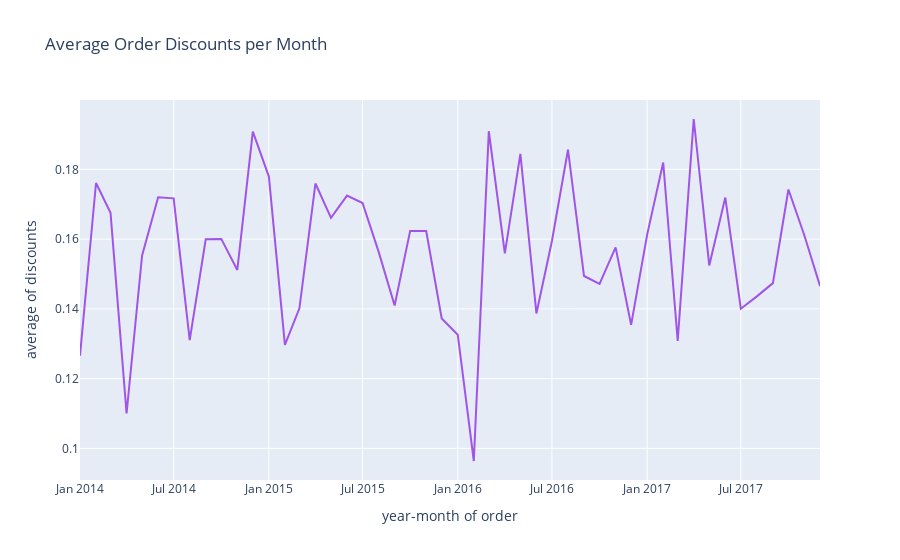

Write notebook code for a chart like this one.
### Code cell
magf.average_discounts_monthly_graph(df_grouped[['year-month of order', 'Discount']])

### Figure 1 — Plotly figure (JSON) as saved in the notebook; plotly's stock layout.template omitted (floating-point values rounded to 4 significant figures)
{"data": [{"hovertemplate": "year-month of order=%{x}<br>Discount=%{y}<extra></extra>", "legendgroup": "", "line": {"color": "#A054E8", "dash": "solid"}, "marker": {"symbol": "circle"}, "mode": "lines", "name": "", "orientation": "v", "showlegend": false, "type": "scatter", "x": ["2014-01", "2014-02", "2014-03", "2014-04", "2014-05", "2014-06", "2014-07", "2014-08", "2014-09", "2014-10", "2014-11", "2014-12", "2015-01", "2015-02", "2015-03", "2015-04", "2015-05", "2015-06", "2015-07", "2015-08", "2015-09", "2015-10", "2015-11", "2015-12", "2016-01", "2016-02", "2016-03", "2016-04", "2016-05", "2016-06", "2016-07", "2016-08", "2016-09", "2016-10", "2016-11", "2016-12", "2017-01", "2017-02", "2017-03", "2017-04", "2017-05", "2017-06", "2017-07", "2017-08", "2017-09", "2017-10", "2017-11", "2017-12"], "xaxis": "x", "y": [0.1266, 0.1761, 0.1675, 0.11, 0.1553, 0.172, 0.1717, 0.131, 0.16, 0.1601, 0.1512, 0.1908, 0.1779, 0.1297, 0.1401, 0.1759, 0.1661, 0.1725, 0.1704, 0.1564, 0.141, 0.1623, 0.1623, 0.1372, 0.1326, 0.09639, 0.1909, 0.1559, 0.1844, 0.1387, 0.1595, 0.1856, 0.1494, 0.1472, 0.1576, 0.1354, 0.1613, 0.182, 0.1308, 0.1944, 0.1524, 0.1719, 0.14, 0.1436, 0.1474, 0.1742, 0.161, 0.1466], "yaxis": "y"}], "layout": {"legend": {"tracegroupgap": 0}, "title": {"text": "Average Order Discounts per Month"}, "xaxis": {"anchor": "y", "domain": [0, 1], "title": {"text": "year-month of order"}}, "yaxis": {"anchor": "x", "domain": [0, 1], "title": {"text": "average of discounts"}}}}
